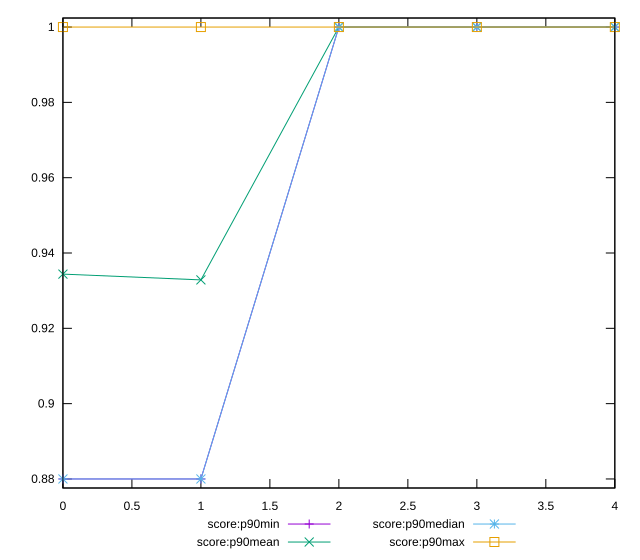

gnuplot code for this plot:
reset

$scoreP90Min <<EOF
0 0.88
1 0.88
2 1
3 1
4 1
EOF

$scoreP90Mean <<EOF
0 0.9343956043956041
1 0.9328571428571427
2 1
3 1
4 1
EOF

$scoreP90Median <<EOF
0 0.88
1 0.88
2 1
3 1
4 1
EOF

$scoreP90Max <<EOF
0 1
1 1
2 1
3 1
4 1
EOF

set key outside below
set xrange [0:4]
set yrange [0.8776:1.0024]
set trange [0.8776:1.0024]
set terminal svg size 640, 560 enhanced background rgb 'white'
set output "report_00009_2021-02-08T22-37-41.559Z/unminified-css/progression/score.svg"

plot $scoreP90Min title "score:p90min" with linespoints, \
     $scoreP90Mean title "score:p90mean" with linespoints, \
     $scoreP90Median title "score:p90median" with linespoints, \
     $scoreP90Max title "score:p90max" with linespoints

reset
